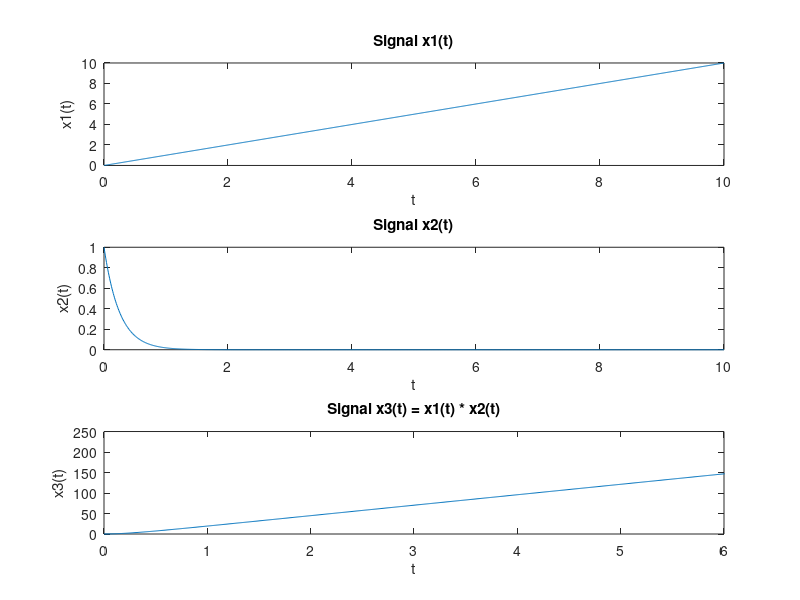

Write the MATLAB code that produced this figure.
tmin = 0; 
tmax = 10; 
dt = 0.01; 
t = tmin:dt:tmax;                        % Time vector

x1 = t.*(t >= 0);                        % Ramp signal for t >= 0
x2 = exp(-4*t).*(t >= 0);               % Exponentially decaying signal for t >= 0

x3 = conv(x1, x2);                      % Convolution of x1 and x2
n3 = length(x3);                        
t1 = (0:n3-1) * dt;                     % Adjust time axis for convolution output

% Plot x1(t)
subplot(3,1,1);
plot(t, x1);
xlabel('t'); ylabel('x1(t)');
title('Signal x1(t)');

% Plot x2(t)
subplot(3,1,2);
plot(t, x2);
xlabel('t'); ylabel('x2(t)');
title('Signal x2(t)');

% Plot x3(t) = x1(t) * x2(t)
subplot(3,1,3);
plot(t1, x3);
xlabel('t'); ylabel('x3(t)');
title('Signal x3(t) = x1(t) * x2(t)');
xlim([0 6]);                            % Optional: adjust for better visibility
